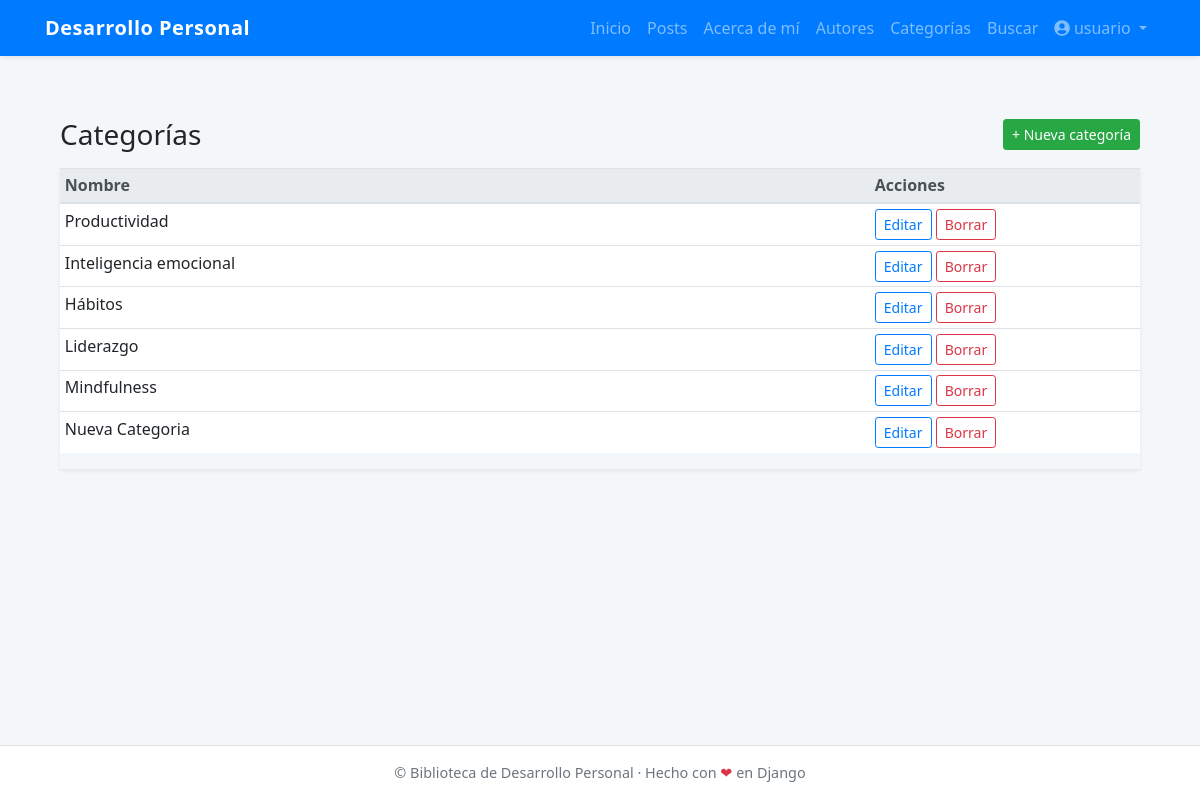
The page /categories/ (signed in) on the database its author committed.
### core/models.py (models this page shows, shortened)
class Category(models.Model):
    name = models.CharField(max_length=50)

### core/views.py (the view)
# urls.py: path('categories/', CategoryListView.as_view(), name='category_list'),
class CategoryListView(BaseListView):
    model = Category
    template_name = 'core/category/category_list.html'
    context_object_name = 'categories'

### core/templates/core/category/category_list.html (shortened to what this page needs)
{% extends 'core/base.html' %}
{% block content %}
<div class="container pt-4 pb-2">
  <div class="d-flex justify-content-between align-items-center mb-3">
    <h1 class="h3 mb-0">Categorías</h1>
    <a href="{% url 'category_create' %}" class="btn btn-success btn-sm">+ Nueva categoría</a>
  </div>
  {% if object_list %}
  <div class="table-responsive shadow-sm">
    <table class="table table-sm table-hover align-middle bg-white">
      <thead class="thead-light">
        <tr>
          <th class="w-75">Nombre</th>
          <th class="text-end">Acciones</th>
        </tr>
      </thead>
      <tbody>
        {% for category in object_list %}
        <tr>
          <td>{{ category.name }}</td>
          <td class="text-end">
            <a href="{% url 'category_edit' category.id %}" class="btn btn-sm btn-outline-primary me-1">Editar</a>
            <a href="{% url 'category_delete' category.id %}" class="btn btn-sm btn-outline-danger">Borrar</a>
          </td>
        </tr>
        {% endfor %}
      </tbody>
    </table>
  </div>
  {% else %}
  <div class="alert alert-info text-center">No hay categorías aún.</div>
  {% endif %}
</div>
{% endblock %}

### core/templates/core/base.html (shortened to what this page needs)
<!DOCTYPE html>
<html lang="es">
  <head>
    <link rel="stylesheet" href="https://stackpath.bootstrapcdn.com/bootstrap/4.5.2/css/bootstrap.min.css" />
    <link rel="stylesheet" href="https://cdnjs.cloudflare.com/ajax/libs/font-awesome/5.15.4/css/all.min.css" />
  </head>
  <body>
    <nav class="navbar navbar-expand-lg navbar-dark bg-primary fixed-top shadow-sm">
      <div class="container">
        <a class="navbar-brand" href="{% url 'index' %}">Desarrollo Personal</a>
        <div class="collapse navbar-collapse" id="navbarNav">
          <ul class="navbar-nav ml-auto">
            <li class="nav-item">
              <a class="nav-link" href="{% url 'index' %}">Inicio</a>
            </li>
            <li class="nav-item">
              <a class="nav-link" href="{% url 'post_list' %}">Posts</a>
            </li>
            <li class="nav-item">
              <a class="nav-link" href="{% url 'about' %}">Acerca de mí</a>
            </li>
            {% if request.user.is_authenticated %}
            <li class="nav-item">
              <a class="nav-link" href="{% url 'author_list' %}">Autores</a>
            </li>
            <li class="nav-item">
              <a class="nav-link" href="{% url 'category_list' %}">Categorías</a>
            </li>
            <li class="nav-item">
              <a class="nav-link" href="{% url 'search' %}">Buscar</a>
            </li>
            <li class="nav-item dropdown">
              <a class="nav-link dropdown-toggle" href="#" id="userDropdown" role="button" data-toggle="dropdown" aria-haspopup="true" aria-expanded="false"> <i class="fas fa-user-circle"></i> {{ request.user.username }} </a>
            </li>
            {% endif %}
          </ul>
        </div>
      </div>
    </nav>
    <main role="main" class="container mt-4">
       {% block content %} {% endblock %}
    </main>
    <footer class="bg-white text-center text-muted border-top fixed-bottom">
      <div class="py-3"> © {{ now|date:"Y" }} Biblioteca de Desarrollo Personal · Hecho con <span class="text-danger">❤</span> en Django </div>
    </footer>
  </body>
</html>

### core/templates/core/base.html (style rules this page uses)
body { padding-top: 70px; padding-bottom: 70px; background-color: #f4f7f9; font-family: 'Segoe UI', sans-serif; }
.navbar-brand { font-weight: 600; letter-spacing: 0.5px; }
footer { font-size: 0.9rem; }

### rows shown on the page
Category: name "Productividad"
Category: name "Inteligencia emocional"
Category: name "Hábitos"
Category: name "Liderazgo"
Category: name "Mindfulness"
Category: name "Nueva Categoria"

### other values the page prints
{{ request.user.username }} "usuario"
